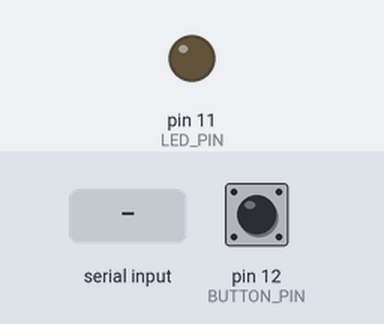
Recording of a sketch running on a simulated Arduino Uno, built with avr-gcc and run on an emulated ATmega328P. On the bench: output pins drawn as LEDs (lit = HIGH). The test bench sets the inputs (shaded band); at power-on: pin 12 (BUTTON_PIN) HIGH. What the sketch prints to the serial monitor is not drawn.

Above: at 1.2 s.
1.3 s: "toogle\n" received over Serial
At 1.8 s:
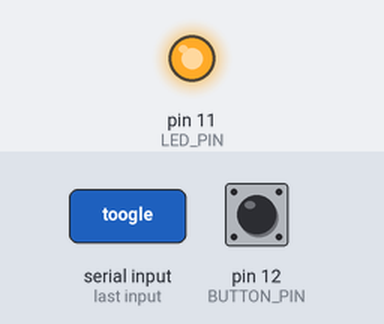
2.8 s: pin 12 (BUTTON_PIN) pulled LOW for 1 s
Timing chart, 0 to 5.8 s (numbered marks = the images above; inputs shaded):
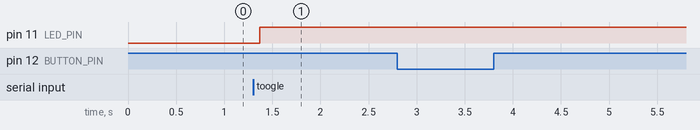

Measured:
- after the input at 1.3 s, pin 11 (LED_PIN): LOW → HIGH after 0.07 s
- after the input at 2.8 s, every drawn part: stays the same

The sketch:

TEST_UART_ARDUINO.ino
```cpp
/*
*   @author:  MinhHieuEC
*
*   @date:    21/01/2019
*
*   @brief: - read uart string data from Serial (pin 0 and pin 1)
*           - if sting data equal "toogle" then toogle led at LED_PIN
*           - to test this code, please upload code to your board and open Serial Monitor => type "toogle" command and click send.
*             Led is connected at LED_PIN will be toogle.
*
*   @follow me at:
*   @mail:    MinhHieuEC@gmail.com
*   @blog:    https://ratdongian.blogspot.com/
*   @github:  https://github.com/minhhieuec
*   @youtube: https://www.youtube.com/channel/UCP1J5jV7UnQbk66-N540rPw/videos
*/

#define BUTTON_PIN  12 //  define button pin
#define LED_PIN     11

void setup() {
  pinMode(BUTTON_PIN, INPUT_PULLUP);  //  init button pin is input

  pinMode(LED_PIN,  OUTPUT);  //  init led pin is output
  digitalWrite(LED_PIN, LOW); //  connect led pin to GND to turn off led

  Serial.begin(115200); //  init baudrate is 115200 bps
}

int led_stt = false;

void read_uart(){
    String s = "";
    if(Serial.available() > 0){
        while(Serial.available()>0){
          char a = char(Serial.read());
            if (a != '\n')
              s += a;
            delay(10);
        }

      //  if receiving data is "toogle" string
      if (s == "toogle"){
        led_stt = ! led_stt;

        digitalWrite(LED_PIN, led_stt);
      }
    }
}

void loop() {

  read_uart();

  //  read button pin
  if (digitalRead(BUTTON_PIN) == 0){
    delay(150); //  debounce time

      if(digitalRead(BUTTON_PIN) == 0){
        Serial.println("toogle");
      }
  }
}
```
